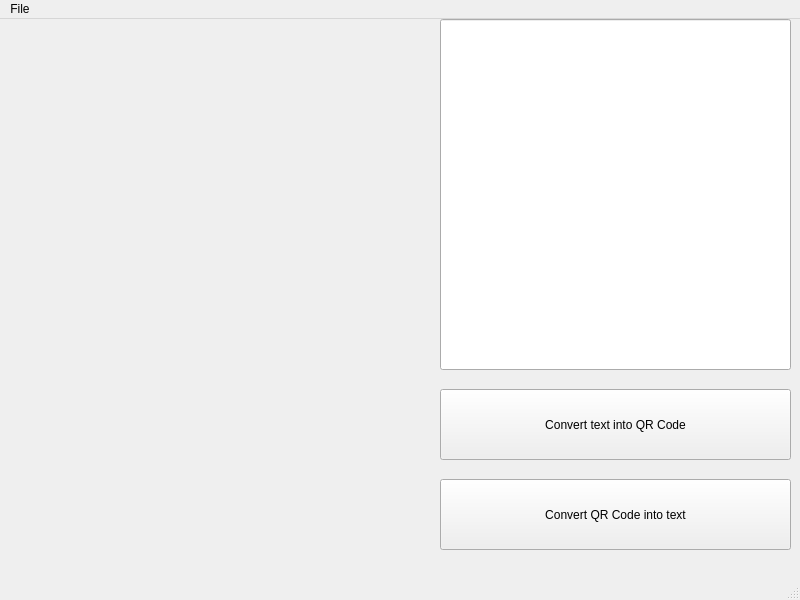
<?xml version="1.0" encoding="UTF-8"?>
<ui version="4.0">
 <class>MainWindow</class>
 <widget class="QMainWindow" name="MainWindow">
  <property name="geometry">
   <rect>
    <x>0</x>
    <y>0</y>
    <width>800</width>
    <height>600</height>
   </rect>
  </property>
  <property name="windowTitle">
   <string>MainWindow</string>
  </property>
  <widget class="QWidget" name="centralwidget">
   <widget class="QLineEdit" name="InputLine">
    <property name="geometry">
     <rect>
      <x>440</x>
      <y>0</y>
      <width>351</width>
      <height>351</height>
     </rect>
    </property>
    <property name="autoFillBackground">
     <bool>false</bool>
    </property>
    <property name="text">
     <string/>
    </property>
    <property name="alignment">
     <set>Qt::AlignLeading|Qt::AlignLeft|Qt::AlignTop</set>
    </property>
   </widget>
   <widget class="QPushButton" name="convert_into_QR">
    <property name="geometry">
     <rect>
      <x>440</x>
      <y>370</y>
      <width>351</width>
      <height>71</height>
     </rect>
    </property>
    <property name="text">
     <string>Convert text into QR Code</string>
    </property>
   </widget>
   <widget class="QPushButton" name="convert_into_text">
    <property name="geometry">
     <rect>
      <x>440</x>
      <y>460</y>
      <width>351</width>
      <height>71</height>
     </rect>
    </property>
    <property name="text">
     <string>Convert QR Code into text</string>
    </property>
   </widget>
   <widget class="QLabel" name="qr_code_display">
    <property name="geometry">
     <rect>
      <x>20</x>
      <y>6</y>
      <width>411</width>
      <height>521</height>
     </rect>
    </property>
    <property name="text">
     <string/>
    </property>
   </widget>
  </widget>
  <widget class="QMenuBar" name="menubar">
   <property name="geometry">
    <rect>
     <x>0</x>
     <y>0</y>
     <width>800</width>
     <height>26</height>
    </rect>
   </property>
   <widget class="QMenu" name="menuFile">
    <property name="title">
     <string>File</string>
    </property>
    <addaction name="actionSave"/>
    <addaction name="actionLoad"/>
    <addaction name="actionExit"/>
   </widget>
   <addaction name="menuFile"/>
  </widget>
  <widget class="QStatusBar" name="statusbar"/>
  <action name="actionSave">
   <property name="text">
    <string>Save</string>
   </property>
   <property name="whatsThis">
    <string/>
   </property>
   <property name="shortcut">
    <string>Ctrl+S</string>
   </property>
   <property name="shortcutVisibleInContextMenu">
    <bool>true</bool>
   </property>
  </action>
  <action name="actionLoad">
   <property name="text">
    <string>Load</string>
   </property>
   <property name="shortcut">
    <string>Ctrl+A</string>
   </property>
   <property name="shortcutVisibleInContextMenu">
    <bool>true</bool>
   </property>
  </action>
  <action name="actionExit">
   <property name="text">
    <string>Exit</string>
   </property>
   <property name="shortcut">
    <string>Ctrl+F4</string>
   </property>
   <property name="shortcutVisibleInContextMenu">
    <bool>true</bool>
   </property>
  </action>
 </widget>
 <resources/>
 <connections/>
</ui>
